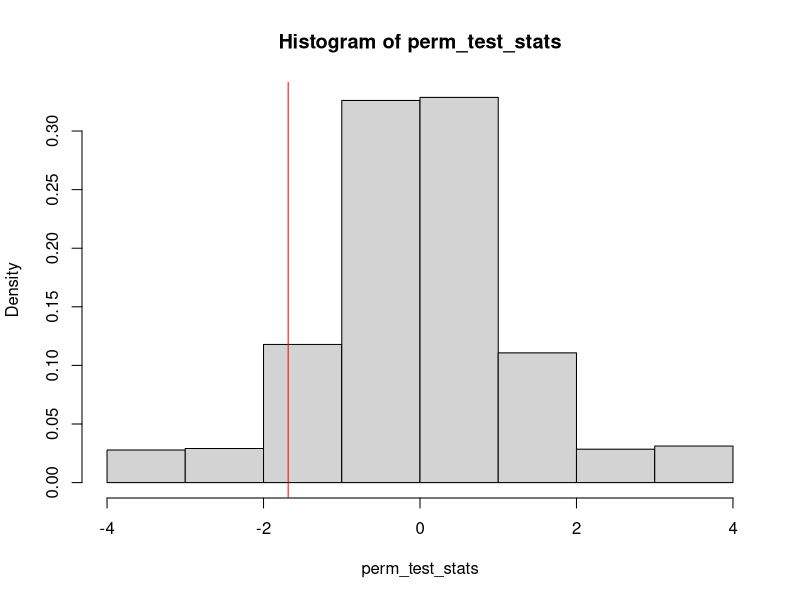
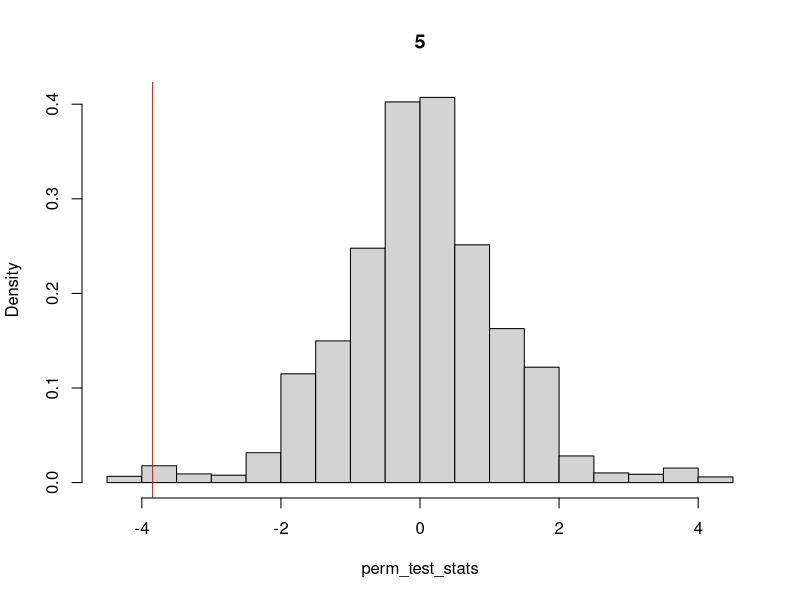
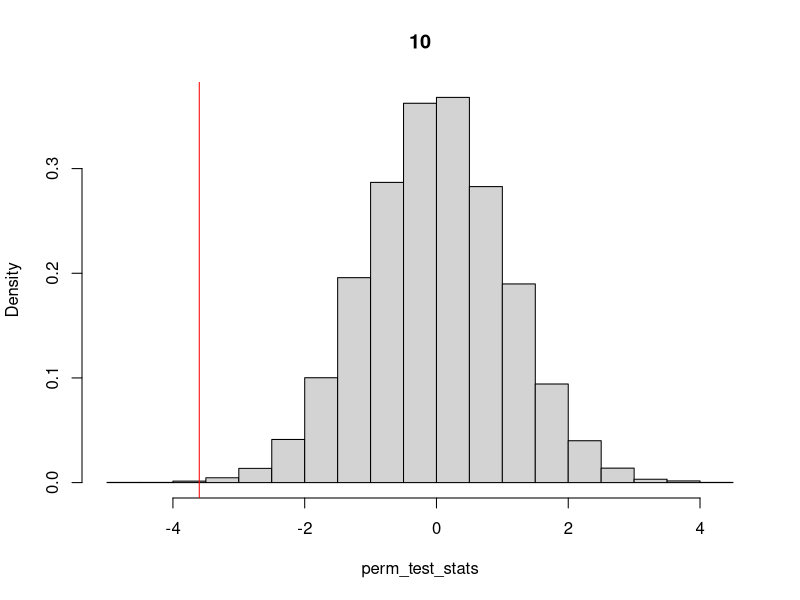
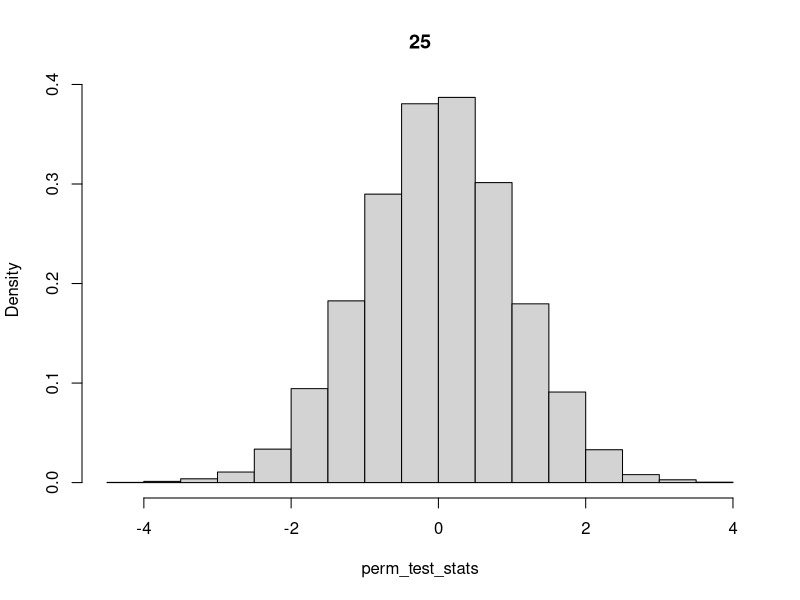
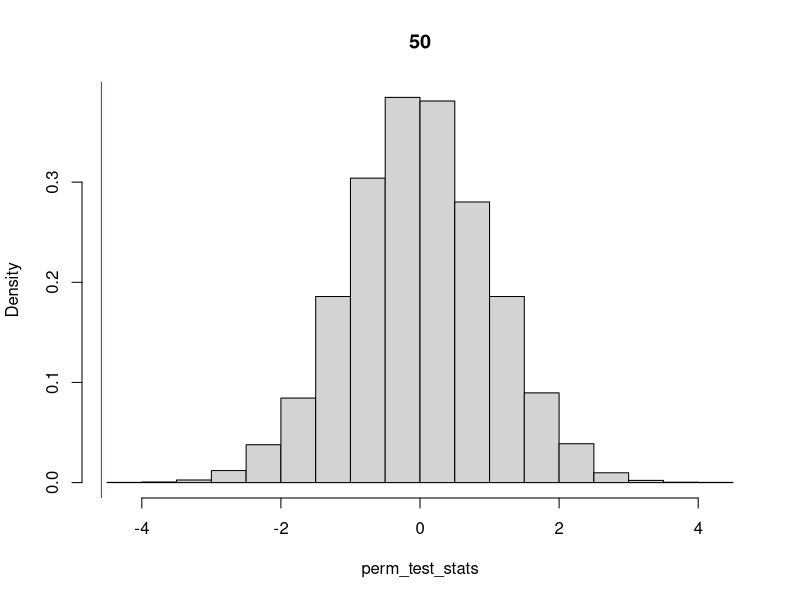
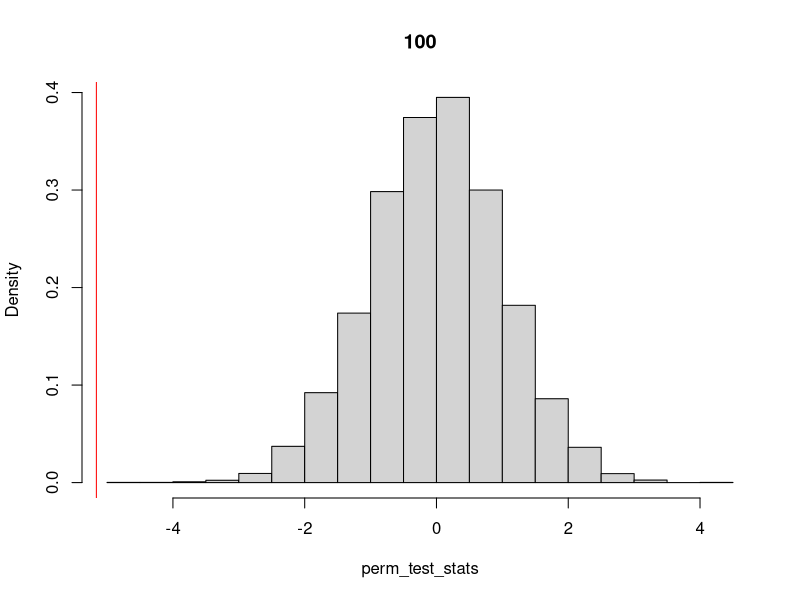

Recreate these plots in R, in order.
set.seed(96000467)

# Creating our samples
x_n = 4
y_n = 4
x = rnorm(mean = 0, sd = 1, n = x_n)
y = rnorm(mean = 1.5, sd = 2, n = y_n)

# Level of significance
alpha = 0.05

# Question 1
# Performing a test
base_test = t.test(x=x, y=y, alternative = "less")
base_test_stat = t.test(x=x, y=y, alternative = "less")$statistic

base_test_stat
# Question 2
# Performing a permutation test

include = c(rep(TRUE, x_n), rep(FALSE, y_n))
N = 10000
perm_test_stats = numeric(N)

for (i in 1 : N){
  x_y = c(x, y)
  x_y_shuffled = sample(x_y)
  temp_x = x_y_shuffled[include]
  temp_y = x_y_shuffled[!include]
  perm_test_stats[i] = t.test(x = temp_x, y = temp_y, alternative = "less")$statistic
}

perm_test_stats

p_val = mean(perm_test_stats > base_test_stat)

print(p_val)
print(p_val < alpha)
# Accept the null hypothesis H1:mu_x >= mu_y. This is likely due to such small samples
# of x and y1

# Question 3
hist(perm_test_stats, breaks = 10, freq = FALSE)
     
# Question 4
# Perform perm test for a range of sample sizes

# What explains the two peaks???
abline(v=base_test_stat, col = "red")

n_vals = c(5, 10, 25, 50, 100)

for (j in 1 : length(n_vals)){
  
  x = rnorm(mean = 0, sd = 1, n = n_vals[j])
  y = rnorm(mean = 1.5, sd = 2, n = n_vals[j])
  
  include = c(rep(TRUE, n_vals[j]), rep(FALSE, n_vals[j]))
  
  base_test_stat = t.test(x=x, y=y, alternative = "less")$statistic
  
  x_y = c(x, y)
  
  perm_test_stats = numeric(N)
  
  for (i in 1 : N){
    x_y_shuffled = sample(x_y)
    temp_x = x_y_shuffled[include]
    temp_y = x_y_shuffled[!include]
    perm_test_stats[i] = t.test(x = temp_x, y = temp_y, alternative = "less")$statistic
  }
  
  reject = (mean(perm_test_stats < base_test_stat) < alpha)

  hist(perm_test_stats, freq = FALSE, main = n_vals[j])
  abline(v = base_test_stat, col = "red")
}

